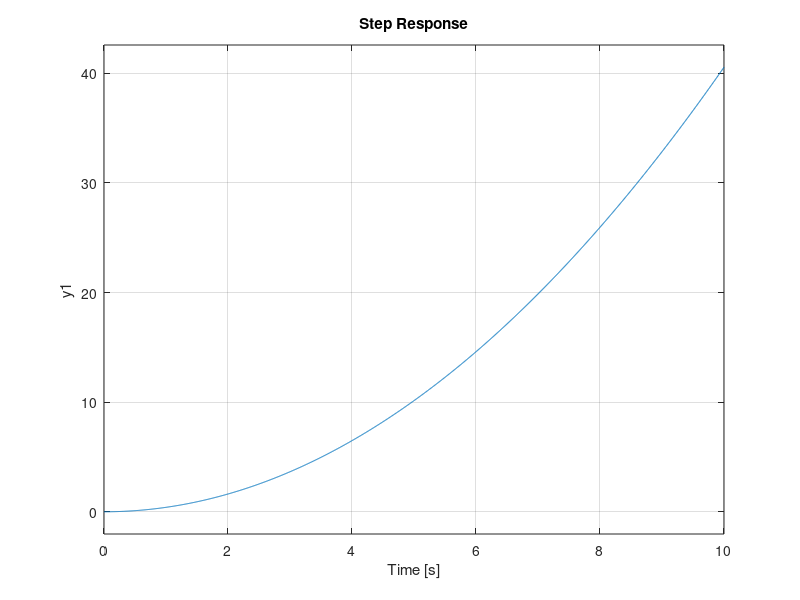

MATLAB code for this plot: (Note: this script raises an error after producing the figure.)
clc
m = 0.0065;
R = 0.034;
g = -9.8; 
L = 0.302;
d = 0.035;
J = 3.0056e-6;

s = tf('s');
P_ball = -m*g*d/L/(J/R^2+m)/s^2

pzmap(P_ball);
step(P_ball);

Kp = 3;
Ki = 1 ;
Kd = 1.5;


C = pid(Kp,Ki,Kd);

sys_cl=feedback(C*P_ball,1);

pidtool(sys_cl);

step(P_ball)